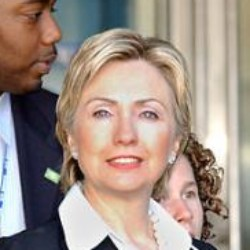
#> input picture Lab00_AI_Detect_humen/save_dataset/train/person/person_lfw_000020.jpg, 250 x 250 px
$ python img2mem.py
#> lines starting #> are read from the running program, lines starting #| are printed output that depends on the picture
from pathlib import Path

import numpy as np
from PIL import Image


def find_workspace_root(start: Path):
	for parent in [start, *start.parents]:
		if (parent / "Lab00_AI_Detect_humen").exists() or (parent / "Lab01_AI_Detect_humen").exists():
			return parent
	raise FileNotFoundError("Could not locate workspace root containing 'Lab00_AI_Detect_humen' or 'Lab01_AI_Detect_humen'.")


ROOT_DIR = find_workspace_root(Path(__file__).resolve())
if (ROOT_DIR / "Lab00_AI_Detect_humen").exists():
	VAL_DIR = ROOT_DIR / "Lab00_AI_Detect_humen" / "save_dataset" / "val"
else:
	VAL_DIR = ROOT_DIR / "Lab01_AI_Detect_humen" / "save_dataset" / "val"
PERSON_DIR = VAL_DIR / "person"
NON_PERSON_DIR = VAL_DIR / "non_person"

OUT_DIR = Path(__file__).resolve().parent / "mem_out"

IMAGE_SIZE = (128, 128)


def list_image_files(folder: Path):
	files = []
	for ext in ("*.jpg", "*.jpeg", "*.png", "*.bmp"):
		files.extend(folder.rglob(ext))
	return sorted(files)


def preprocess_to_int8(image_path: Path):
	img = Image.open(image_path).convert("L").resize(IMAGE_SIZE, Image.Resampling.BILINEAR)
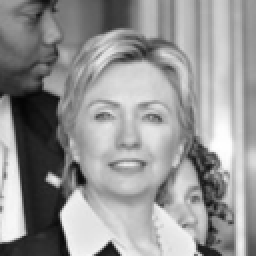
#> img: PIL image 128x128 L (shown 2 times larger); min 4, max 255, mean 149.2
	arr = np.asarray(img, dtype=np.uint8)
	return (arr.astype(np.int16) - 128).astype(np.int8)


def write_mem_file(path: Path, int8_arr: np.ndarray):
	flat = int8_arr.flatten()
#> flat = 16384 values, max 127 at index 9197, min -124 at index 6281, mean 21.24
	with path.open("w", encoding="ascii") as f:
		for value in flat:
			f.write(f"{int(value)}\n")
#> this loop made 16384 passes
#> value on passes 1 to 3: 26, 25, 26


def main():
	person_files = list_image_files(PERSON_DIR)
	nonperson_files = list_image_files(NON_PERSON_DIR)

	OUT_DIR.mkdir(parents=True, exist_ok=True)

	for i, src in enumerate(person_files):
		out_file = OUT_DIR / f"person{i}.mem"
		write_mem_file(out_file, preprocess_to_int8(src))

	for i, src in enumerate(nonperson_files):
		out_file = OUT_DIR / f"nonperson{i}.mem"
		write_mem_file(out_file, preprocess_to_int8(src))
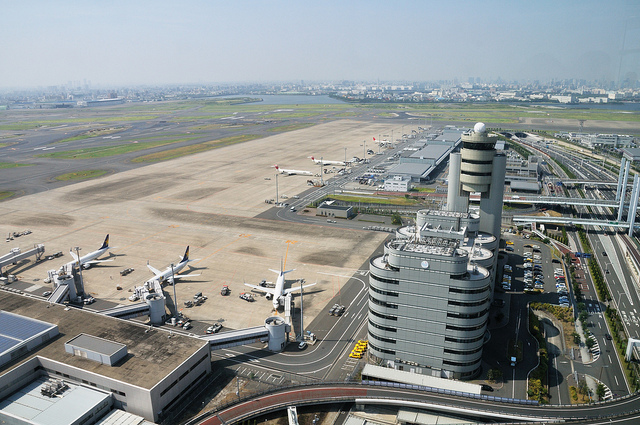
#> input picture Lab00_AI_Detect_humen/save_dataset/train/non_person/non_person_coco_000125.jpg, 640 x 425 px
#> in preprocess_to_int8 (call 2), `img = Image.open(image_path).convert("L").resize(IMAGE_SIZE, Image.Res..`:
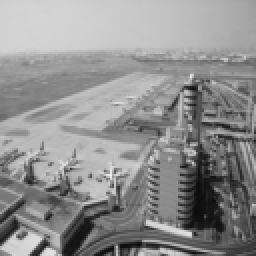
#> img: PIL image 128x128 L (shown 2 times larger); min 9, max 238, mean 143.3
#> the loop in write_mem_file (call 2), `for value in flat:` made 16384 passes
#> value on passes 1 to 3: 77, 78, 78

	print(f"Generated {len(person_files)} person mem files and {len(nonperson_files)} nonperson mem files.")
	print(f"Output directory: {OUT_DIR}")


if __name__ == "__main__":
	main()
